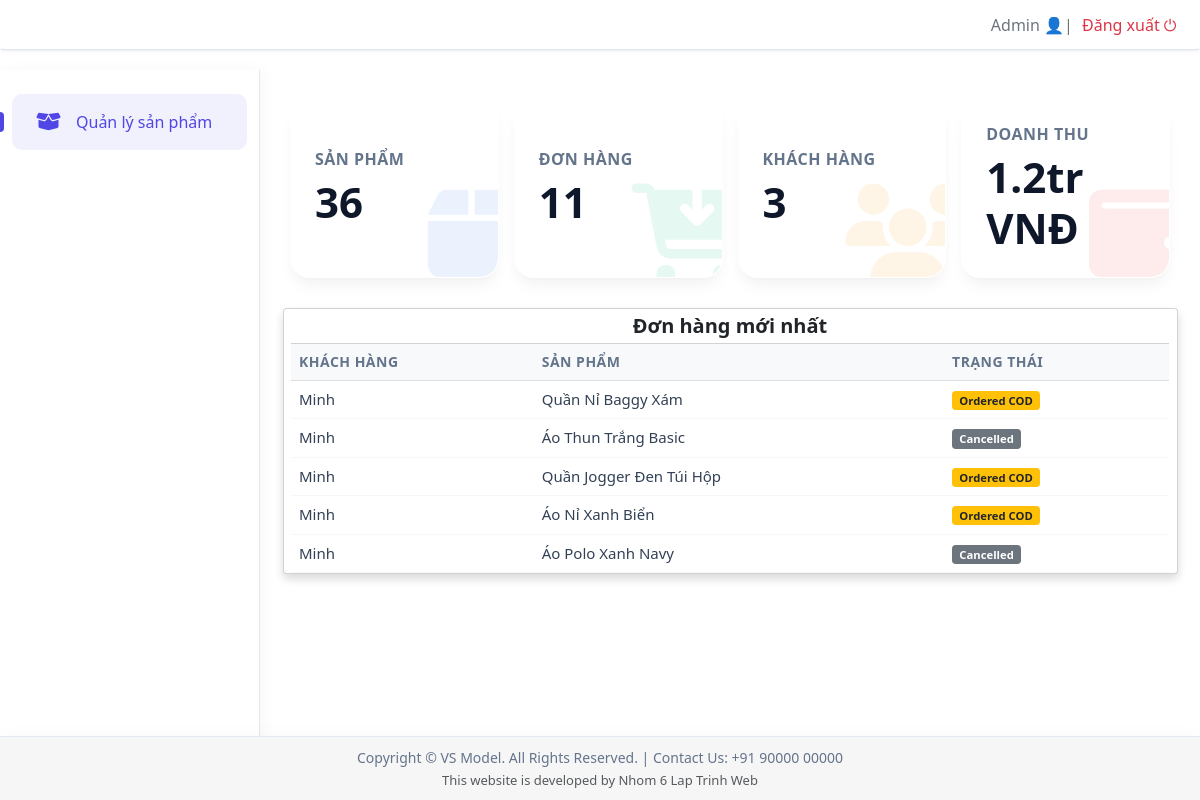
Before: /admin_dashboard.php (signed in) with the older database file.
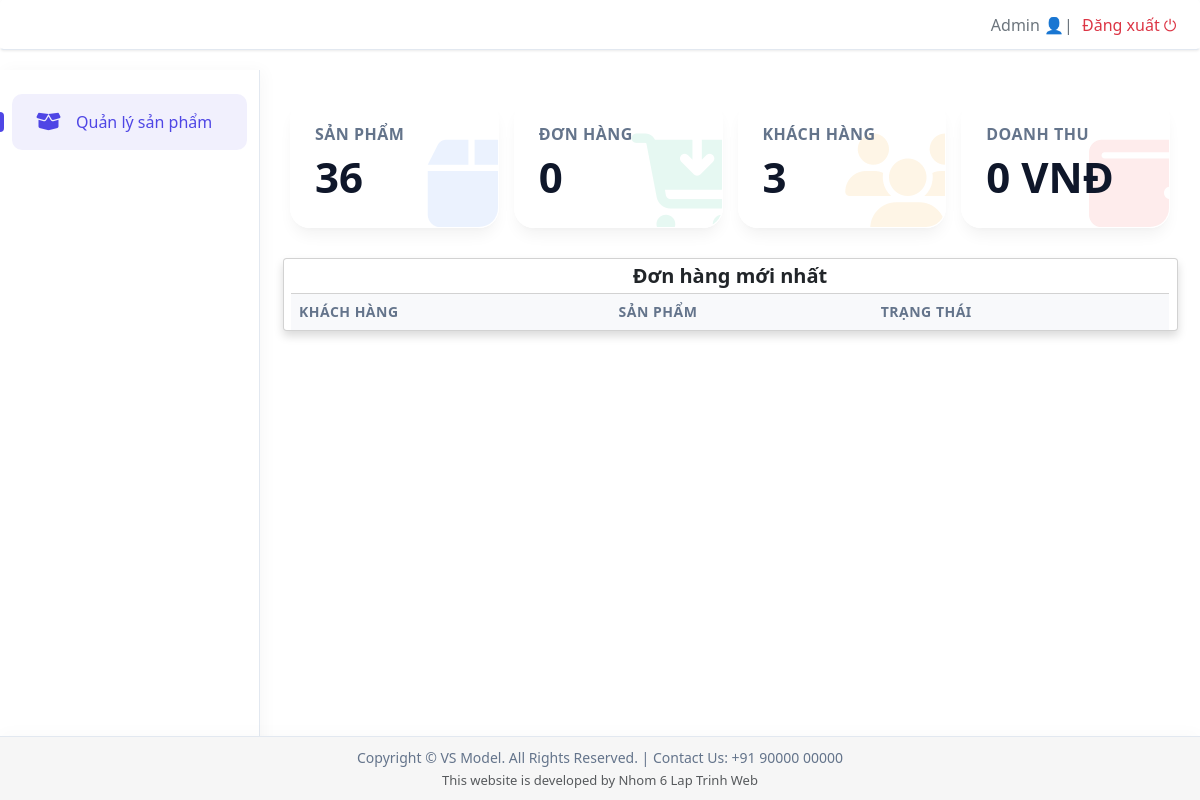
After: the same page with the newer database file.
### tables this page shows
CREATE TABLE `orders` (
  `id` int(11) NOT NULL,
  `user_id` int(11) NOT NULL,
  `total_amount` int(11) NOT NULL,
  `payment_method` varchar(50) NOT NULL,
  `status` varchar(50) DEFAULT 'Pending',
  `created_at` timestamp NOT NULL DEFAULT current_timestamp()
);

CREATE TABLE `users` (
  `id` int(11) NOT NULL,
  `name` varchar(255) NOT NULL,
  `email` varchar(255) NOT NULL,
  `password` varchar(255) NOT NULL,
  `contact` varchar(255) NOT NULL,
  `city` varchar(255) NOT NULL,
  `address` varchar(255) NOT NULL,
  `role` tinyint(1) NOT NULL DEFAULT 0 COMMENT '0: User, 1: Admin'
);

### admin_dashboard.php (the view, shortened to what the changed rows need)
<?php
require 'connection.php';
$query_products = "SELECT COUNT(id) AS total FROM items";
$result_products = mysqli_query($con, $query_products);
$total_products = mysqli_fetch_assoc($result_products)['total'] ?? 0;
$query_customers = "SELECT COUNT(id) AS total FROM users WHERE role = 0";
$result_customers = mysqli_query($con, $query_customers);
$total_customers = mysqli_fetch_assoc($result_customers)['total'] ?? 0;
$query_orders = "SELECT COUNT(id) AS total FROM orders";
$result_orders = mysqli_query($con, $query_orders);
$total_orders = mysqli_fetch_assoc($result_orders)['total'] ?? 0;
$query_revenue = "SELECT SUM(total_amount) AS total FROM orders WHERE status != 'Cancelled'";
$result_revenue = mysqli_query($con, $query_revenue);
$total_revenue = mysqli_fetch_assoc($result_revenue)['total'] ?? 0;
$formatted_revenue = number_format($total_revenue);
if ($total_revenue >= 1000000) {
    $formatted_revenue = round($total_revenue / 1000000, 1) . 'tr';
}
$query_recent_orders = "SELECT
                            o.id,
                            u.name as customer_name,
                            GROUP_CONCAT(it.name SEPARATOR ', ') as item_name,
                            o.status
                        FROM orders o
                        INNER JOIN users u ON o.user_id = u.id
                        INNER JOIN order_details od ON o.id = od.order_id
                        INNER JOIN items it ON od.product_id = it.id
                        GROUP BY o.id
                        ORDER BY o.id DESC LIMIT 5";
$recent_orders_result = mysqli_query($con, $query_recent_orders);
?>
<!DOCTYPE html>
<html lang="vi">
<head>
    <link rel="stylesheet" href="bootstrap/css/bootstrap.min.css" type="text/css">
    <link rel="stylesheet" href="css/style-admin.css" />
    <link href="https://cdn.jsdelivr.net/npm/bootstrap@5.3.2/dist/css/bootstrap.min.css" rel="stylesheet">
    <link rel="stylesheet" href="https://cdnjs.cloudflare.com/ajax/libs/font-awesome/6.4.2/css/all.min.css">
</head>
<body>
    <div class="main">
        <div class="row g-4 mb-4">
            <div class="col-xs-12 col-sm-6 col-md-3">
                <div class="card-box bg-blue">
                    <div class="card-info">
                        <h2><?= $total_products ?></h2>
                    </div>
                </div>
            </div>
            <div class="col-xs-12 col-sm-6 col-md-3">
                <div class="card-box bg-green">
                    <div class="card-info">
                        <h4>Đơn hàng</h4>
                        <h2><?= $total_orders ?></h2>
                    </div>
                </div>
            </div>
            <div class="col-xs-12 col-sm-6 col-md-3">
                <div class="card-box bg-orange">
                    <div class="card-info">
                        <h2><?= $total_customers ?></h2>
                    </div>
                </div>
            </div>
            <div class="col-xs-12 col-sm-6 col-md-3">
                <div class="card-box bg-red">
                    <div class="card-info">
                        <h4>Doanh thu</h4>
                        <h2><?= $formatted_revenue ?> VNĐ</h2>
                    </div>
                </div>
            </div>
        </div>
        <div class="row" style="margin-top: 30px;">
            <div class="card shadow">
    <div class="card-body p-0">
        <table class="table table-hover mb-0">
            <thead class="bg-light">
                <tr>
                    <th>Khách hàng</th>
                    <th>Sản phẩm</th>
                    <th>Trạng thái</th>
                </tr>
            </thead>
            <tbody>
                <?php while($order = mysqli_fetch_assoc($recent_orders_result)) { ?>
                <tr>
                    <td><?= htmlspecialchars($order['customer_name']) ?></td>
                    <td><?= htmlspecialchars($order['item_name']) ?></td>
                    <td><span class="badge <?= ($order['status'] == 'Ordered COD' || $order['status'] == 'Ordered MoMo') ? 'bg-warning text-dark' : 'bg-secondary' ?>"><?= $order['status'] ?></span></td>
                </tr>
                <?php } ?>
            </tbody>
        </table>
    </div>
</div>
    </div>
</body>
</html>

Changed rows visible on the page:
removed orders: user.name "Minh", item_name "Quần Nỉ Baggy Xám", status "Ordered COD"
removed orders: user.name "Minh", item_name "Áo Thun Trắng Basic", status "Cancelled"
removed orders: user.name "Minh", item_name "Quần Jogger Đen Túi Hộp", status "Ordered COD"
removed orders: user.name "Minh", item_name "Áo Nỉ Xanh Biển", status "Ordered COD"
removed orders: user.name "Minh", item_name "Áo Polo Xanh Navy", status "Cancelled"
Other visible differences:
$total_orders: "11" → "0"
$formatted_revenue: "1.2tr" → "0"
